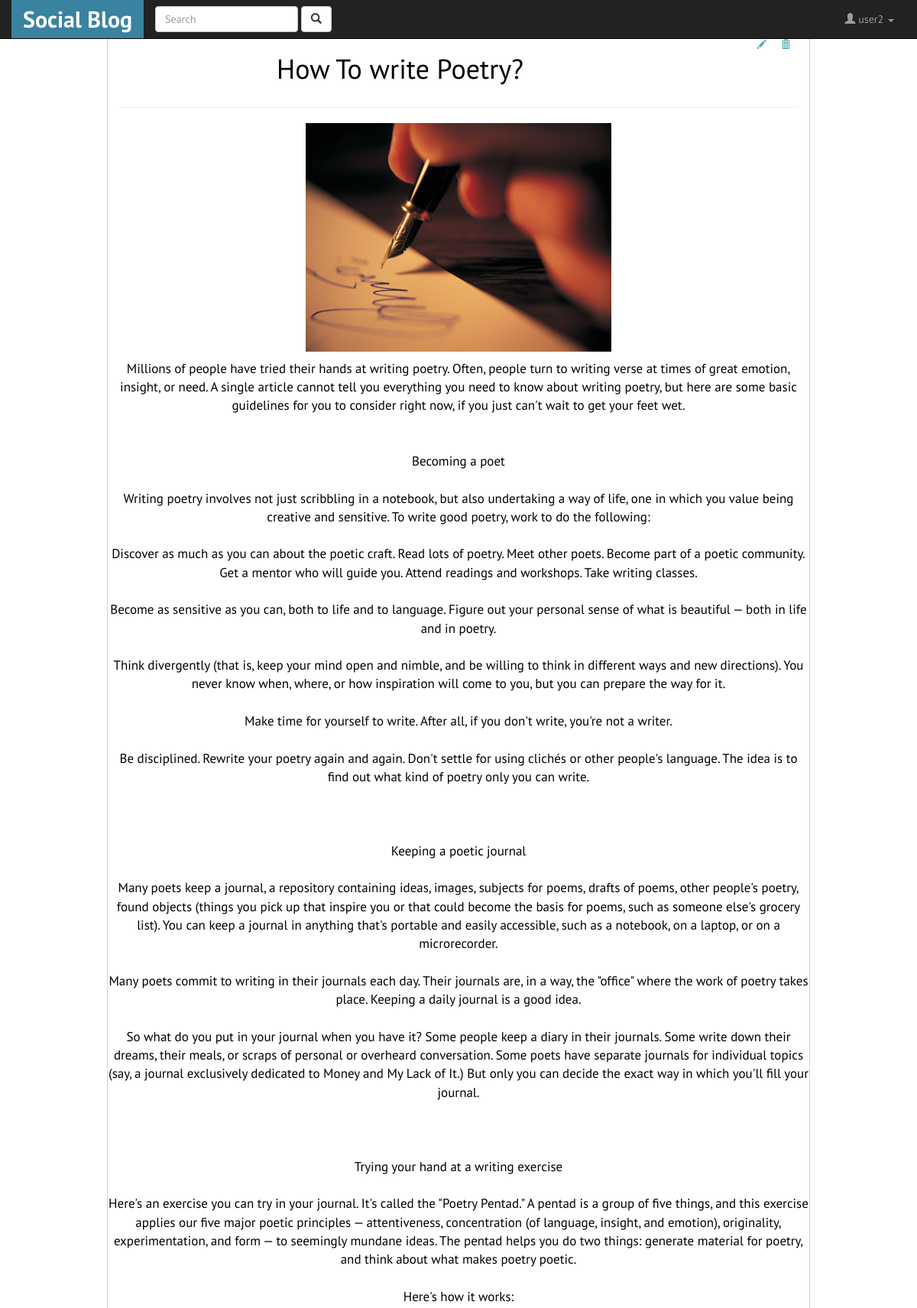
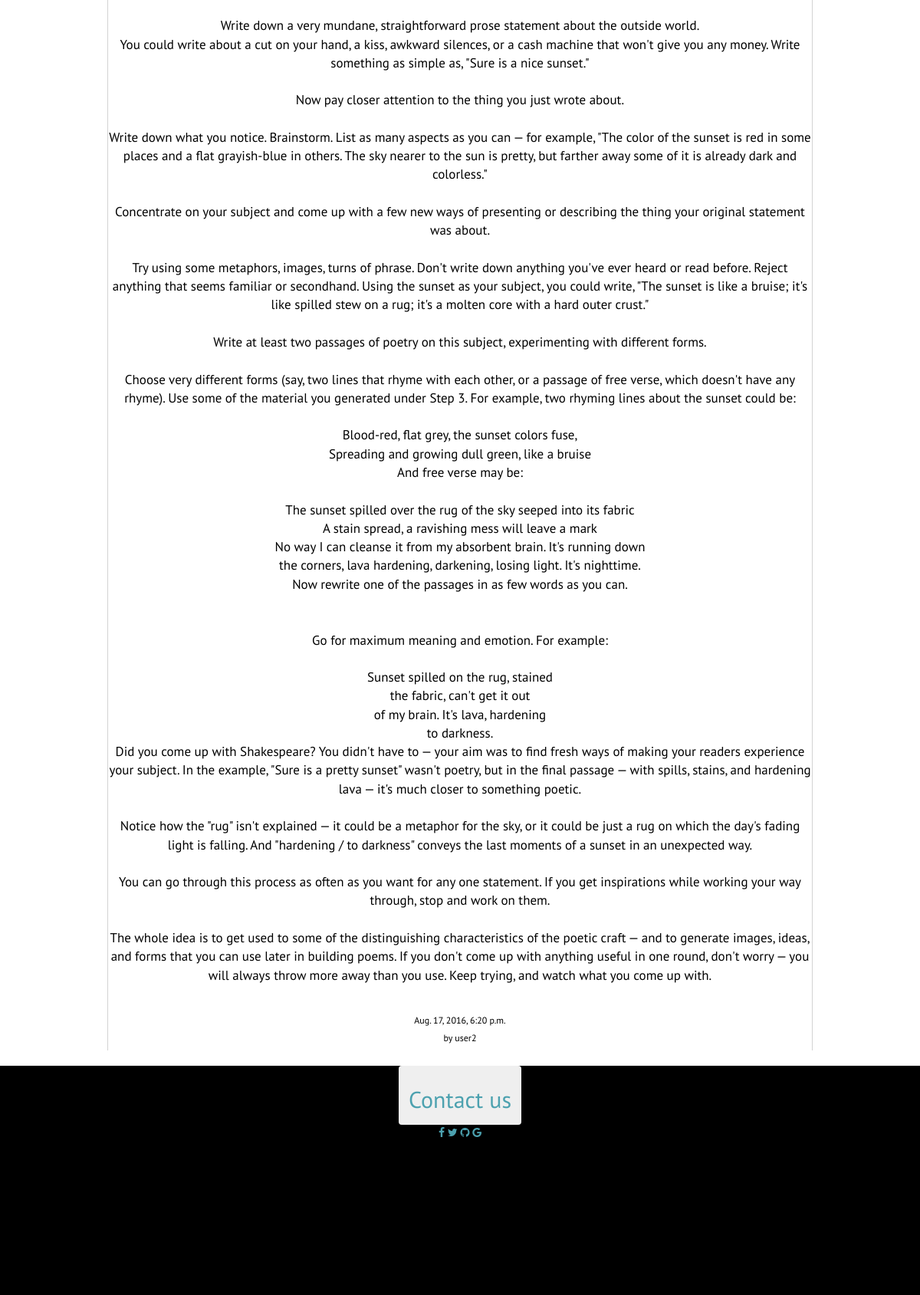
The app's page /blog/15 (signed in, upper part) with its own data (2 pictures, top to bottom).
### blog/models.py (models this page shows, shortened)
class Post(models.Model):
	title = models.CharField(max_length=140)
	body = models.TextField()
	user = models.ForeignKey(User,default=1)
	likes = models.IntegerField(blank=True,null=True)
	file_field = models.FileField(upload_to='profile/%Y/%m/%d',blank=True,default=None)
	created_on = models.DateTimeField(auto_now_add=True,auto_now=False,blank=True,null=True)

### blog/views.py (the view)
# urls.py: url(r'^(?P<pk>\d+)$',login_required(PostDetailView.as_view()),name='blog-detail') ,
class PostDetailView(DetailView):
    model = Post
    template_name = 'blog/blog_each.html'

### templates/blog/blog_each.html (shortened to what this page needs)
{% extends 'base.html'%}
{% block content %}
	<div class="col-md-1"></div>
	<div class="col-md-10" >
		<div class="middle">
				<div class="eachpost">
				<div class="row">
					<span class="col-md-10">
					<span class="posttitle">
						<h1>
				 			{{post.title}}
						</h1>
					</span>
					</span>
					{% if post.user == user%}
					<span class="col-md-2">
					<span class="editdelete"><a href="/blog/update/{{post.id}}">
									<span class="glyphicon glyphicon-pencil" aria-hidden="true"></span>
							</a> &nbsp;&nbsp;&nbsp;&nbsp;
							<a href="/blog/delete/{{post.id}}">
									<span class="glyphicon glyphicon-trash" aria-hidden="true"></span>
							</a>
						</span>
					</span>
					{% else %}
					<span class="col-md-2"></span>
				{% endif %}
				</div>
				<hr>
				<div class="row">
				{% if post.file_field %}
				<img src="{{post.file_field.url}}" class="img-responsive">
				{% endif %}
					<p>{{post.body|linebreaksbr|linebreaks}} </p>
					<br>
					<h6>{{post.created_on}}</h6>
					<h6>by {{post.user.username}}</h6>
					</div>
				</div>
		</div>
	</div>
<div class="col-md-1">
</div>
{% endblock %}

### templates/header.html (shortened to what this page needs)
<nav class="navbar navbar-default navbar-fixed-top navbar-inverse">
  <div class="container">
   		<div class="navbar-header">
      <a class="navbar-brand" href="/" id="logo"><b>Social Blog</b></a>
    </div>
    <div class="collapse navbar-collapse" id="bs-example-navbar-collapse-1">
      {% if notloggedin %}
      {% else %}
      <form class="navbar-form navbar-left" method="GET" action="">
        <div class="form-group">
          <input type="text" class="form-control" placeholder="Search" name="q" >
        </div>
        <button type="submit" class="btn btn-default">
           <span class="glyphicon glyphicon-search" aria-hidden="true"></span>
        </button>
      </form>
      {% endif %}
      <ul class="nav navbar-nav navbar-right">
      	{% if notloggedin %}
	        <li><a href="/accounts/login">Login</a></li>
	        <li><a href="/accounts/register">Register</a></li>
        {% else%}
	        <li class="dropdown">
	          <a href="#" class="dropdown-toggle" data-toggle="dropdown" role="button" aria-haspopup="true" aria-expanded="false">
	          	<span class="glyphicon glyphicon-user" aria-hidden="true"></span>
	          	<span class="glyphicon-class">{{user.username}} </span>
	          	<span class="caret"></span>
	          </a>
	        </li>
        {% endif %}
      </ul>
    </div>
  </div>
</nav>

### static/blog/css/app.css (style rules this page uses)
body { font-family: 'PT Sans', sans-serif; opacity: 1; background-repeat: repeat; background-attachment: fixed; }
p { font-size: 17px; }
a { color:#4CA1AF; }
#logo { font-size: 30px; background-color: rgb(57, 130, 160); color:#fff; }
.middle { border-left: 0.4px solid #d3d3d3; border-right: 0.4px solid #d3d3d3; height:100%; min-height: 900px; }
.eachpost { background-color:#fff; border-radius: 5px; padding-right:15px; padding-left: 15px; }
.editdelete { font-size: 12px; float:right; margin-right:10px; }

### records on screen
Post: title "How To write Poetry?", file_field (picture), body "Millions of people have tried their hands at writing poetry. Often, people turn to writing verse at times of great emotion, insight, or need. A single article cannot tell you everything you need to know about writing poetry, but here are some basic guidelines for you to consider right now, if you just can't wait to get your feet wet. Becoming a poet Writing poetry involves not just scribbling in a notebook, but also undertaking a way of life, one in which you value being creative and sensitive. To write good poetry, work to do the following: Discover as much as you can about the poetic craft. Read lots of poetry. Meet other poets. Become part of a poetic community. Get a mentor who will…", created_on "Aug. 17, 2016, 6:20 p.m.", user.username "user2"

### other values on screen
{{ user.username }} "user2"
